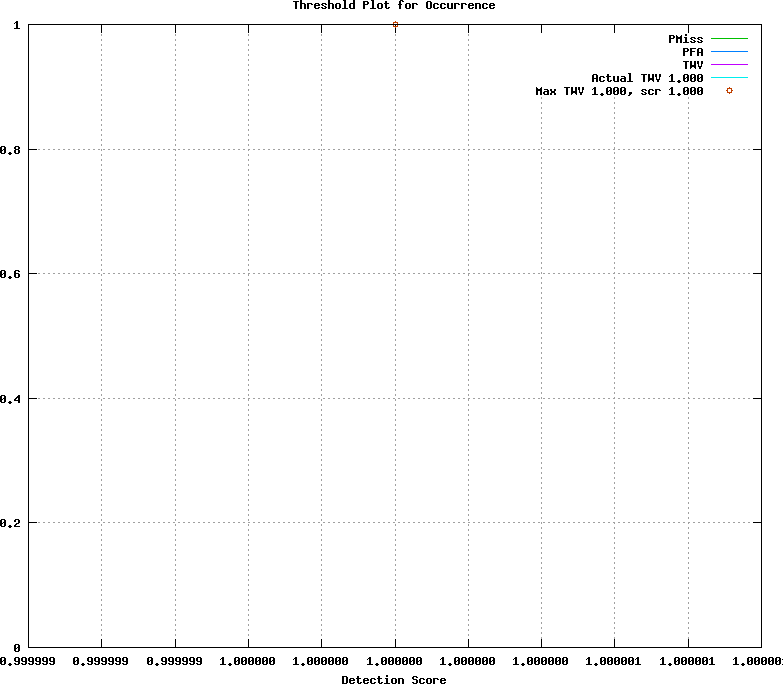

Write gnuplot code to recreate this figure.
## GNUPLOT command file
set terminal postscript color
set style data lines
set title 'Threshold Plot for Occurrence'
set xlabel 'Detection Score'
set grid
set size ratio 0.85
plot [0.999999:1.000001]  \
  'overall_TUSZ/nist/nist.dets/sum.Occurrence.dat.1' using 1:4 title 'PMiss' with lines lt 2, \
  'overall_TUSZ/nist/nist.dets/sum.Occurrence.dat.1' using 1:5 title 'PFA' with lines lt 3, \
  'overall_TUSZ/nist/nist.dets/sum.Occurrence.dat.1' using 1:6 title 'TWV' with lines lt 4, \
  1 title 'Actual TWV 1.000' with lines lt 5, \
  'overall_TUSZ/nist/nist.dets/sum.Occurrence.dat.2' using 1:2 title 'Max TWV 1.000, scr 1.000' with points lt 6
